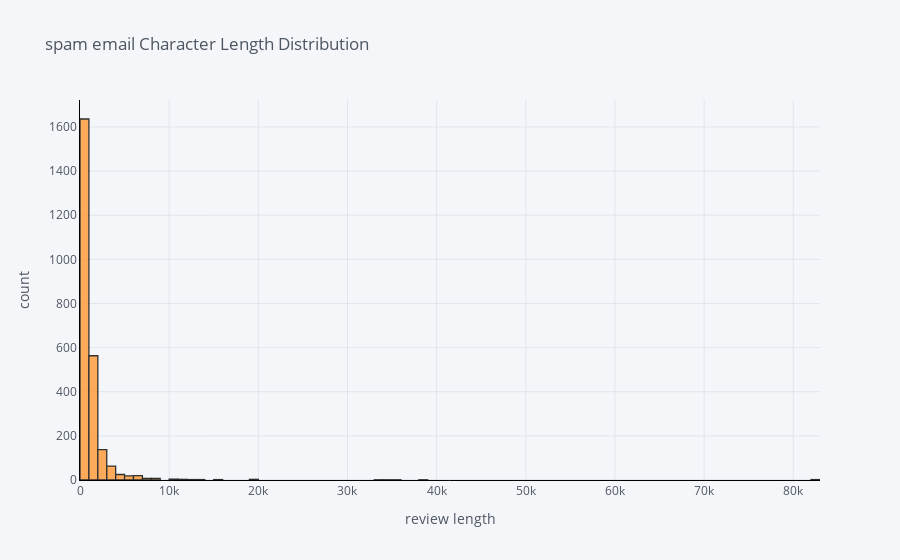

The cell this chart's notebook holds for it:
### Code cell
df[df['label']==0]['char count'].iplot(
    kind='hist',
    bins=100,
    xTitle='review length',
    linecolor='black',
    yTitle='count',
    title='spam email Character Length Distribution')

### Figure 1 — Plotly figure (JSON) as saved in the notebook; plotly's stock layout.template omitted (floating-point values rounded to 4 significant figures; data arrays with more than 128 entries replaced by an {"elided": "..."} marker saying what was removed)
{"data": [{"histfunc": "count", "histnorm": "", "marker": {"color": "rgba(255, 153, 51, 1.0)", "line": {"color": "#000000", "width": 1.3}}, "name": "char count", "nbinsx": 100, "opacity": 0.8, "orientation": "v", "type": "histogram", "x": {"elided": "2500 int values"}}], "layout": {"barmode": "overlay", "legend": {"bgcolor": "#F5F6F9", "font": {"color": "#4D5663"}}, "paper_bgcolor": "#F5F6F9", "plot_bgcolor": "#F5F6F9", "title": {"font": {"color": "#4D5663"}, "text": "spam email Character Length Distribution"}, "xaxis": {"gridcolor": "#E1E5ED", "linecolor": "black", "showgrid": true, "tickfont": {"color": "#4D5663"}, "title": {"font": {"color": "#4D5663"}, "text": "review length"}, "zerolinecolor": "#E1E5ED", "type": "linear", "range": [-0.5, 83000.0], "autorange": true}, "yaxis": {"gridcolor": "#E1E5ED", "linecolor": "black", "showgrid": true, "tickfont": {"color": "#4D5663"}, "title": {"font": {"color": "#4D5663"}, "text": "count"}, "zerolinecolor": "#E1E5ED", "range": [0, 1722.0], "autorange": true}, "autosize": true}}
